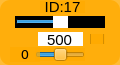
    <widget class="QWidget" name="widget_id17" native="true">
     <property name="geometry">
      <rect>
       <x>860</x>
       <y>330</y>
       <width>120</width>
       <height>65</height>
      </rect>
     </property>
     <property name="maximumSize">
      <size>
       <width>16777161</width>
       <height>16777215</height>
      </size>
     </property>
     <property name="styleSheet">
      <string notr="true">background-color: rgb(255, 170, 0, 200);
border-radius:10px;</string>
     </property>
     <widget class="QLabel" name="label_ID17">
      <property name="geometry">
       <rect>
        <x>40</x>
        <y>1</y>
        <width>45</width>
        <height>12</height>
       </rect>
      </property>
      <property name="minimumSize">
       <size>
        <width>0</width>
        <height>10</height>
       </size>
      </property>
      <property name="font">
       <font>
        <family>Arial</family>
        <pointsize>11</pointsize>
       </font>
      </property>
      <property name="styleSheet">
       <string notr="true">background-color: rgb(255, 255, 255， 0);
border-radius:0px;</string>
      </property>
      <property name="text">
       <string>ID:17</string>
      </property>
      <property name="alignment">
       <set>Qt::AlignCenter</set>
      </property>
     </widget>
     <widget class="QSlider" name="horizontalSlider_pulse_id17">
      <property name="geometry">
       <rect>
        <x>15</x>
        <y>16</y>
        <width>90</width>
        <height>12</height>
       </rect>
      </property>
      <property name="autoFillBackground">
       <bool>false</bool>
      </property>
      <property name="styleSheet">
       <string notr="true">QSlider{
	background: rgb(0, 0, 0);
	border-radius:0px;
}
QSlider::handle {/*设置中间的那个滑动的键*/                           background: rgb(255, 255, 255)}</string>
      </property>
      <property name="minimum">
       <number>0</number>
      </property>
      <property name="maximum">
       <number>1000</number>
      </property>
      <property name="pageStep">
       <number>1</number>
      </property>
      <property name="value">
       <number>500</number>
      </property>
      <property name="orientation">
       <enum>Qt::Horizontal</enum>
      </property>
     </widget>
     <widget class="QSlider" name="horizontalSlider_dev_id17">
      <property name="geometry">
       <rect>
        <x>35</x>
        <y>48</y>
        <width>50</width>
        <height>13</height>
       </rect>
      </property>
      <property name="styleSheet">
       <string notr="true">background-color: rgb(255, 255, 255， 0);</string>
      </property>
      <property name="minimum">
       <number>-125</number>
      </property>
      <property name="maximum">
       <number>125</number>
      </property>
      <property name="pageStep">
       <number>1</number>
      </property>
      <property name="orientation">
       <enum>Qt::Horizontal</enum>
      </property>
     </widget>
     <widget class="QLabel" name="label_id17">
      <property name="geometry">
       <rect>
        <x>10</x>
        <y>47</y>
        <width>30</width>
        <height>15</height>
       </rect>
      </property>
      <property name="minimumSize">
       <size>
        <width>0</width>
        <height>10</height>
       </size>
      </property>
      <property name="font">
       <font>
        <family>DejaVu Sans</family>
        <pointsize>10</pointsize>
       </font>
      </property>
      <property name="styleSheet">
       <string notr="true">background-color: rgb(255, 255, 255， 0);</string>
      </property>
      <property name="text">
       <string>0</string>
      </property>
      <property name="alignment">
       <set>Qt::AlignCenter</set>
      </property>
     </widget>
     <widget class="QLineEdit" name="lineEdit_id17">
      <property name="geometry">
       <rect>
        <x>38</x>
        <y>32</y>
        <width>45</width>
        <height>14</height>
       </rect>
      </property>
      <property name="sizePolicy">
       <sizepolicy hsizetype="Fixed" vsizetype="Fixed">
        <horstretch>0</horstretch>
        <verstretch>0</verstretch>
       </sizepolicy>
      </property>
      <property name="font">
       <font>
        <family>Arial</family>
        <pointsize>11</pointsize>
       </font>
      </property>
      <property name="autoFillBackground">
       <bool>false</bool>
      </property>
      <property name="styleSheet">
       <string notr="true">background-color: rgb(255, 255, 255);
border-radius:0px;</string>
      </property>
      <property name="text">
       <string>500</string>
      </property>
      <property name="maxLength">
       <number>1000</number>
      </property>
      <property name="alignment">
       <set>Qt::AlignCenter</set>
      </property>
      <property name="dragEnabled">
       <bool>false</bool>
      </property>
      <property name="readOnly">
       <bool>false</bool>
      </property>
     </widget>
     <widget class="QCheckBox" name="checkBox_id17">
      <property name="geometry">
       <rect>
        <x>90</x>
        <y>34</y>
        <width>15</width>
        <height>10</height>
       </rect>
      </property>
      <property name="text">
       <string/>
      </property>
     </widget>
    </widget>
